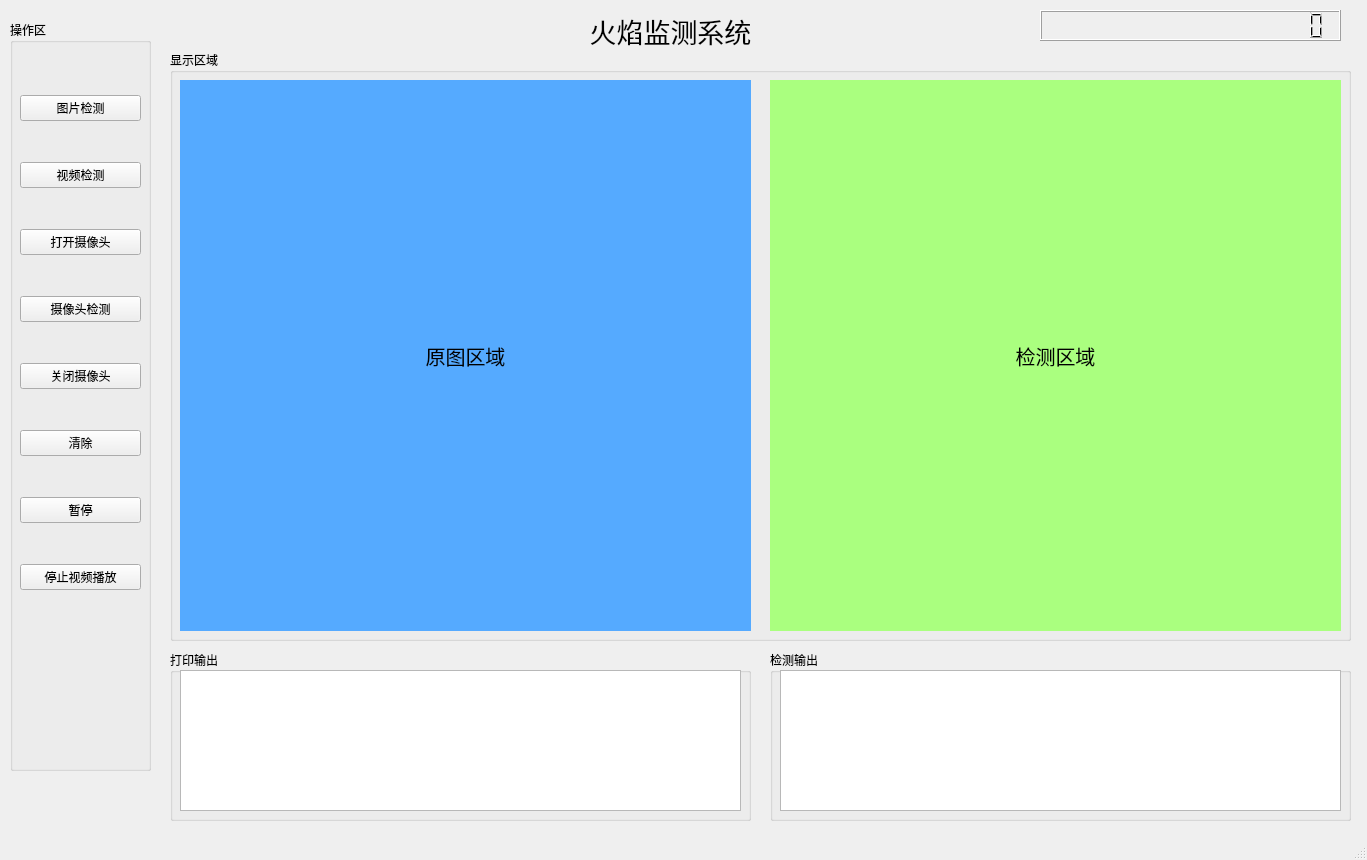
<?xml version="1.0" encoding="UTF-8"?>
<ui version="4.0">
 <class>MainWindow</class>
 <widget class="QMainWindow" name="MainWindow">
  <property name="geometry">
   <rect>
    <x>0</x>
    <y>0</y>
    <width>1367</width>
    <height>860</height>
   </rect>
  </property>
  <property name="font">
   <font>
    <family>Adobe 宋体 Std L</family>
   </font>
  </property>
  <property name="windowTitle">
   <string>火焰监测</string>
  </property>
  <property name="windowIcon">
   <iconset>
    <normaloff>../image/icon.jpg</normaloff>../image/icon.jpg</iconset>
  </property>
  <widget class="QWidget" name="centralwidget">
   <widget class="QGroupBox" name="groupBox">
    <property name="geometry">
     <rect>
      <x>10</x>
      <y>20</y>
      <width>141</width>
      <height>751</height>
     </rect>
    </property>
    <property name="font">
     <font>
      <family>Adobe 黑体 Std R</family>
     </font>
    </property>
    <property name="title">
     <string>操作区</string>
    </property>
    <widget class="QWidget" name="verticalLayoutWidget">
     <property name="geometry">
      <rect>
       <x>10</x>
       <y>40</y>
       <width>121</width>
       <height>571</height>
      </rect>
     </property>
     <layout class="QVBoxLayout" name="verticalLayout">
      <item>
       <widget class="QPushButton" name="btn_loadimg">
        <property name="text">
         <string>图片检测</string>
        </property>
       </widget>
      </item>
      <item>
       <widget class="QPushButton" name="btn_loadvideo">
        <property name="text">
         <string>视频检测</string>
        </property>
       </widget>
      </item>
      <item>
       <widget class="QPushButton" name="btn_opencamera">
        <property name="text">
         <string>打开摄像头</string>
        </property>
       </widget>
      </item>
      <item>
       <widget class="QPushButton" name="btn_initweight">
        <property name="text">
         <string>摄像头检测</string>
        </property>
       </widget>
      </item>
      <item>
       <widget class="QPushButton" name="btn_closecamera">
        <property name="text">
         <string>关闭摄像头</string>
        </property>
       </widget>
      </item>
      <item>
       <widget class="QPushButton" name="btn_clear">
        <property name="text">
         <string>清除</string>
        </property>
       </widget>
      </item>
      <item>
       <widget class="QPushButton" name="btn_going">
        <property name="text">
         <string>暂停</string>
        </property>
       </widget>
      </item>
      <item>
       <widget class="QPushButton" name="btn_stop">
        <property name="text">
         <string>停止视频播放</string>
        </property>
       </widget>
      </item>
     </layout>
    </widget>
   </widget>
   <widget class="QGroupBox" name="groupBox_2">
    <property name="geometry">
     <rect>
      <x>170</x>
      <y>50</y>
      <width>1181</width>
      <height>591</height>
     </rect>
    </property>
    <property name="title">
     <string>显示区域</string>
    </property>
    <widget class="QLabel" name="label_origin">
     <property name="geometry">
      <rect>
       <x>10</x>
       <y>30</y>
       <width>571</width>
       <height>551</height>
      </rect>
     </property>
     <property name="font">
      <font>
       <family>Adobe 宋体 Std L</family>
       <pointsize>15</pointsize>
      </font>
     </property>
     <property name="styleSheet">
      <string notr="true">background-color: rgb(85, 170, 255);</string>
     </property>
     <property name="text">
      <string>原图区域</string>
     </property>
     <property name="alignment">
      <set>Qt::AlignCenter</set>
     </property>
    </widget>
    <widget class="QLabel" name="label_detect">
     <property name="geometry">
      <rect>
       <x>600</x>
       <y>30</y>
       <width>571</width>
       <height>551</height>
      </rect>
     </property>
     <property name="font">
      <font>
       <family>Adobe 宋体 Std L</family>
       <pointsize>15</pointsize>
      </font>
     </property>
     <property name="styleSheet">
      <string notr="true">background-color: rgb(170, 255, 127);</string>
     </property>
     <property name="text">
      <string>检测区域</string>
     </property>
     <property name="alignment">
      <set>Qt::AlignCenter</set>
     </property>
    </widget>
   </widget>
   <widget class="QLabel" name="label_mian_titlle">
    <property name="geometry">
     <rect>
      <x>530</x>
      <y>10</y>
      <width>281</width>
      <height>41</height>
     </rect>
    </property>
    <property name="font">
     <font>
      <family>Adobe Devanagari</family>
      <pointsize>20</pointsize>
     </font>
    </property>
    <property name="layoutDirection">
     <enum>Qt::LeftToRight</enum>
    </property>
    <property name="text">
     <string>火焰监测系统</string>
    </property>
    <property name="alignment">
     <set>Qt::AlignCenter</set>
    </property>
   </widget>
   <widget class="QLCDNumber" name="lcdNumber">
    <property name="geometry">
     <rect>
      <x>1040</x>
      <y>10</y>
      <width>301</width>
      <height>31</height>
     </rect>
    </property>
    <property name="font">
     <font>
      <family>Adobe 黑体 Std R</family>
     </font>
    </property>
    <property name="digitCount">
     <number>19</number>
    </property>
   </widget>
   <widget class="QGroupBox" name="groupBox_3">
    <property name="geometry">
     <rect>
      <x>170</x>
      <y>650</y>
      <width>581</width>
      <height>171</height>
     </rect>
    </property>
    <property name="title">
     <string>打印输出</string>
    </property>
    <widget class="QTextBrowser" name="textBrowser_print">
     <property name="geometry">
      <rect>
       <x>10</x>
       <y>20</y>
       <width>561</width>
       <height>141</height>
      </rect>
     </property>
    </widget>
   </widget>
   <widget class="QGroupBox" name="groupBox_4">
    <property name="geometry">
     <rect>
      <x>770</x>
      <y>650</y>
      <width>581</width>
      <height>171</height>
     </rect>
    </property>
    <property name="title">
     <string>检测输出</string>
    </property>
    <widget class="QTextBrowser" name="textBrowser_detect">
     <property name="geometry">
      <rect>
       <x>10</x>
       <y>20</y>
       <width>561</width>
       <height>141</height>
      </rect>
     </property>
    </widget>
   </widget>
  </widget>
  <widget class="QMenuBar" name="menubar">
   <property name="geometry">
    <rect>
     <x>0</x>
     <y>0</y>
     <width>1367</width>
     <height>21</height>
    </rect>
   </property>
  </widget>
  <widget class="QStatusBar" name="statusbar"/>
 </widget>
 <resources/>
 <connections/>
</ui>
